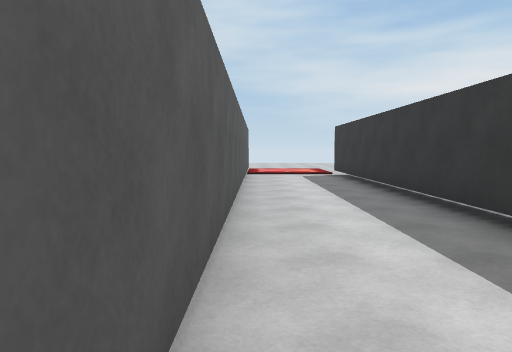
view 1 (above)

18 first-person views from a walk through a Unity game level. The camera is 1.4 m above the floor, tilts 4° down and sees 70° across. The floor is counted in squares, 2 m on a side. Each view is taken from the middle of a square. On the plan, view 1 faces up. The plan holds only what a view shows up to about 11 squares ahead; the rest is blank. The player character is not drawn. Some animated figures are left out. Door leaves are left out, so doorways stand open.

view 2
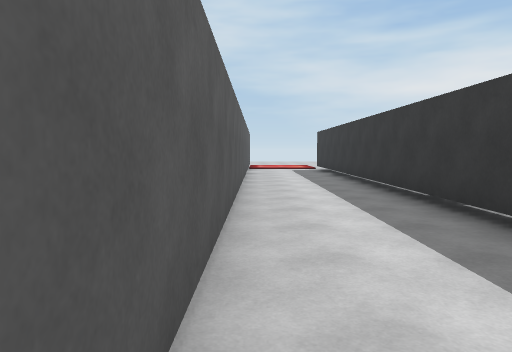

view 3
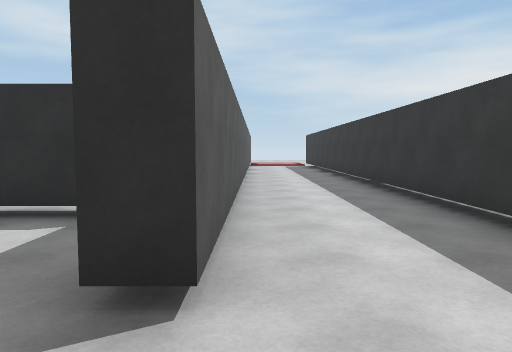

view 4
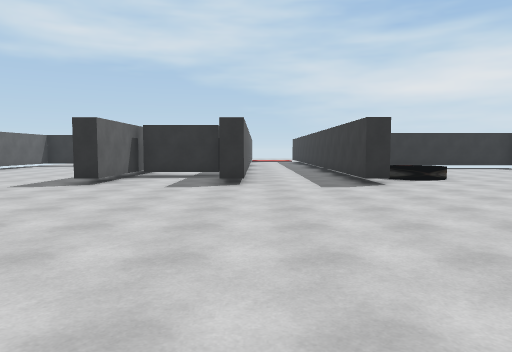

view 5
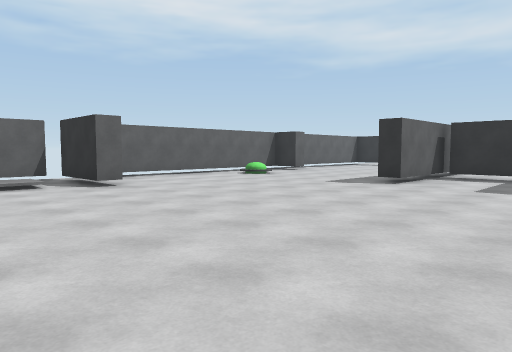

view 6
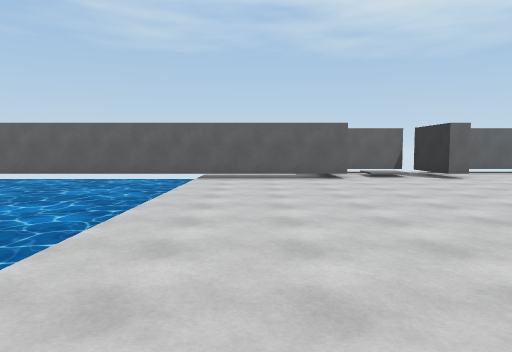

view 7
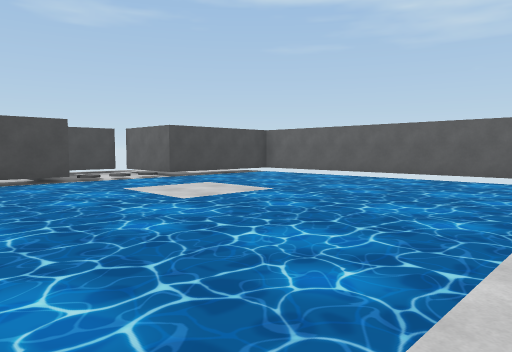

view 8
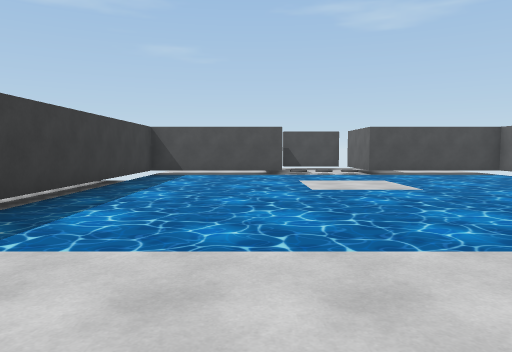

view 9
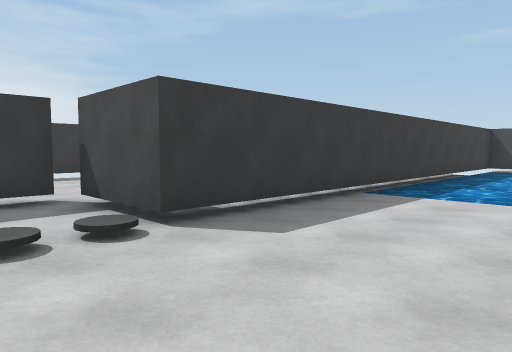

view 10
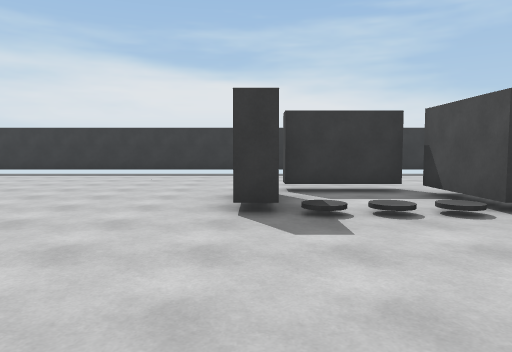

view 11
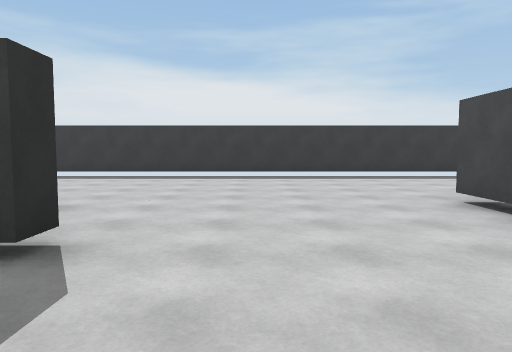

view 12
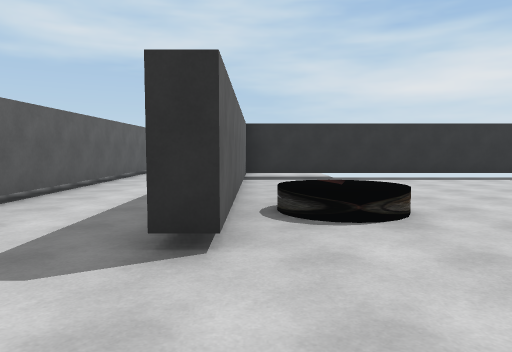

view 13
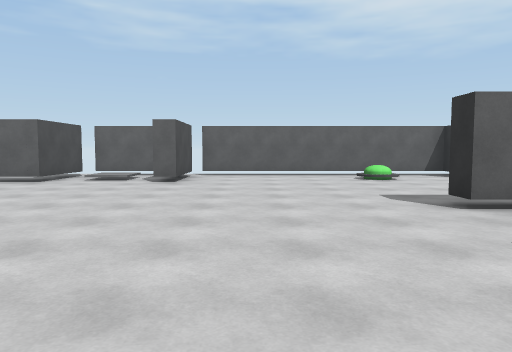

view 14
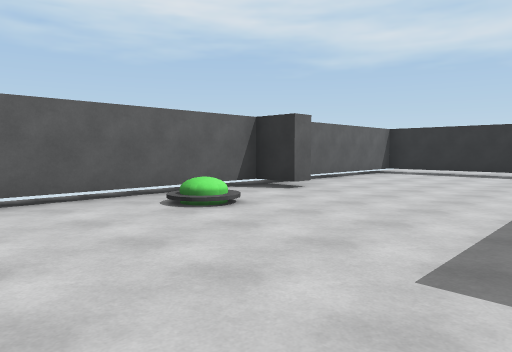

view 15
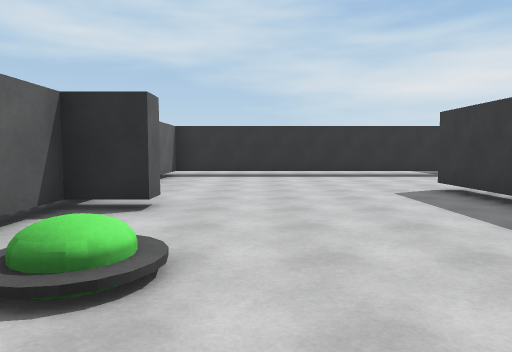

view 16
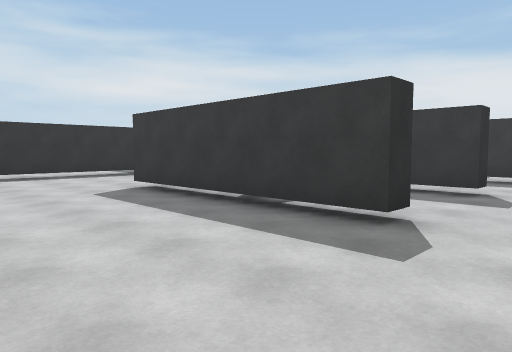

view 17
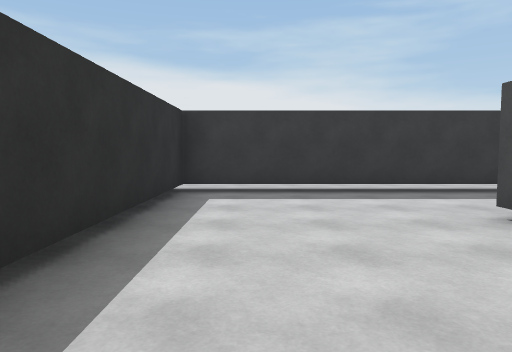

view 18
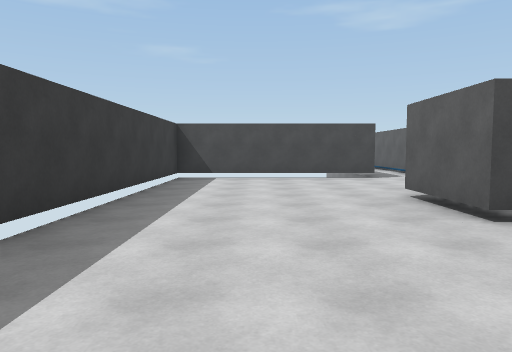

### Floor plan
Key: @ floor where view 1 was taken; # wall or solid block; . floor; / step, stairs or slope; D open door; ≈ liquid the walk keeps out of; ^ raised ledge; T thing the floor can be seen under or through; O other object.
Columns run from 10 left of view 1 to 10 right of it. Each row starts with its distance up from view 1.
 11           ...
 10          #..#
  9          #..#
  8          #DDD
  7           DDD
  6     ...   ..#
  5    .....  DDD
  4 ##TTTTTTTTDDD..
  3 #........T..#.#######
  2 #........TDDD##.....#
  1 #......DDDDDD.. ....
  0 #.....#DDD@.#.  ...
 -1  .....#..#DDD. .....#
 -2 ##....####DDD.^.....#
 -3 #.....#..#..#.^.....#
 -4 #.O...#DDDDDD.......#
 -5 #......DDDDDD.......#
 -6 #...................#
 -7 #...................#
 -8 #...................#
 -9 ####........./##....#
-10 #./........../.T....#
-11 #./........../.T....#
-12 ####.........TTT....#
-13    #.........#......#
-14    #.........#......#
-15    #.........#......#
-16    #≈≈≈≈≈≈≈≈≈#.######
-17    #≈≈≈≈≈≈≈≈≈#.
-18    #≈≈≈≈≈≈≈≈≈#.
-19    #≈≈≈≈≈≈≈≈≈#.
-20    #≈≈≈≈.≈≈≈≈#.
-21    #≈≈≈≈.≈≈≈≈#.
-22    #≈≈≈≈≈≈≈≈≈#
-23    #≈≈≈≈≈≈≈≈≈#
-24    ##### #####

Where each view was taken, in squares from view 1:
view 1: 0 up, 0 right, facing up
view 2: 3 down, 0 right, facing up
view 3: 6 down, 0 right, facing up
view 4: 12 down, 0 right, facing up
view 5: 12 down, 0 right, facing up-left
view 6: 14 down, 2 right, facing left
view 7: 15 down, 2 right, facing down-left
view 8: 13 down, 0 right, facing down
view 9: 10 down, 0 right, facing down-right
view 10: 9 down, 1 left, facing right
view 11: 6 down, 0 right, facing right
view 12: 7 down, 3 right, facing up
view 13: 7 down, 1 right, facing left
view 14: 7 down, 4 left, facing up-left
view 15: 6 down, 7 left, facing up
view 16: 6 down, 7 left, facing up-right
view 17: 3 up, 7 left, facing right
view 18: 6 down, 8 right, facing down
